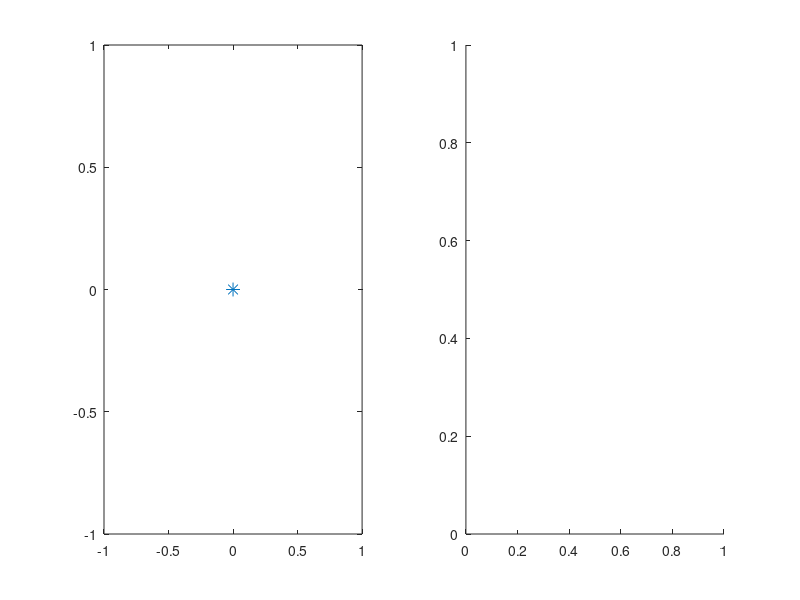

Recreate this plot in MATLAB. (Note: this script raises an error after producing the figure.)
function Pole2ImpulseResp_sorce()
% model のインストール
model = "first_order"

% Response の初期化
t = 0:0.05:8;
y = zeros(size(t));

% figure の作成
fig = figure('WindowButtonMotionFcn',@update_figure);
% Axes オブジェクトの作成
ax_pole = subplot(1,2,1);
ax_resp = subplot(1,2,2);

if model == "first_order"
    [ax_pole, Plot_pole_location, ax_resp, Plot_response] = MakeAxes_first_order(ax_pole, ax_resp, t, y);
elseif model == "second_order"
    [ax_pole, Plot_pole_location_1, Plot_pole_location_2, ax_resp, Plot_response] = ...
    MakeAxes_second_order(ax_pole, ax_resp, t, y);
end


  function update_figure(src,data)
      % マウスの位置から極を決定
      Cp = ax_pole.CurrentPoint;
      x_pole_location = Cp(1,1);y_pole_location = Cp(1,2);
      s = [x_pole_location, y_pole_location];
      
      if model == "first_order"
          y = ImpulseResp_FirstOrder(t,s(1));
          update_pole_location_first_order(Plot_pole_location,x_pole_location);
          update_response(Plot_response, y);
      elseif model == "second_order"
          y = ImpulseResp_SecondOrder(t,s);
          update_pole_location_second_order(Plot_pole_location_1, Plot_pole_location_2, s);
          update_response(Plot_response, y);
          
      end
  end

end

function [ax_pole, Plot_pole_location, ax_resp, Plot_response] = MakeAxes_first_order(ax_pole, ax_resp, t, y)
Plot_pole_location = plot(ax_pole,0,0,'*','MarkerSize',10);
set_figure_ax_pole(ax_pole);
Plot_response = plot(ax_resp,t,y,'LineWidth',1.1);
set_figure_ax_resp(ax_resp)
end


function [ax_pole, Plot_pole_location_1, Plot_pole_location_2, ax_resp, Plot_response] = MakeAxes_second_order(ax_pole, ax_resp, t, y)
Plot_pole_location_1 = plot(ax_pole,0,0,'*','MarkerSize',10); hold(ax_pole, 'on')
Plot_pole_location_2 = plot(ax_pole,0,0,'*','MarkerSize',10);
set_figure_ax_pole(ax_pole);
Plot_response = plot(ax_resp,t,y,'LineWidth',1.1);
set_figure_ax_resp(ax_resp)
end

function y = ImpulseResp_FirstOrder(t, s)
arguments
    t = 0:0.1:8;
    s = 1
end

% 1次遅れ系のシステム、初期値を1にするため、K=Tとする。
T = -1/s;
K = T;
y = K/T * exp(-1/T*t);
end

function y = ImpulseResp_SecondOrder(t, s)
arguments
    t = 0:0.1:8;
    s = [1,1]
end

% 2次遅れ系のシステム、初期値は1
r = s(1);
i = abs(s(2));
y = exp(r*t).*sin(i*t);
end

function update_pole_location_first_order(Plot_pole_location_1,x_pole_location)
Plot_pole_location_1.XData = x_pole_location;
Plot_pole_location_1.YData = 0;
end

function update_pole_location_second_order(Plot_pole_location_1, Plot_pole_location_2, s)
Plot_pole_location_1.XData = s(1);
Plot_pole_location_1.YData = s(2);
Plot_pole_location_2.XData = s(1);
Plot_pole_location_2.YData = -s(2);
end

function update_response(Plot_response, y) 
Plot_response.YData = y;
end

function set_figure_ax_pole(ax_pole)
ax_pole.XLim = [-4 1];
ax_pole.YLim = [-8 8];
ax_pole.XAxisLocation = 'origin';
ax_pole.YAxisLocation = 'origin';
grid(ax_pole, 'on')
end

function set_figure_ax_resp(ax_resp)
ax_resp.XAxis.Visible = 'off';
yline(ax_resp,0.0);
ax_resp.XLim = [0 5];
ax_resp.YLim = [-1.1 1.1];
grid(ax_resp, 'on')
end